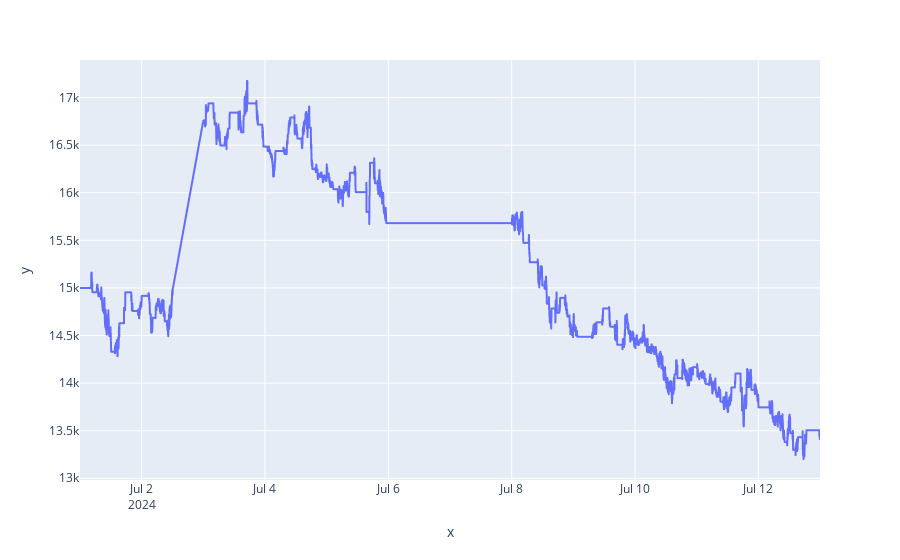

The notebook cell this image was saved under:
### Code cell
import plotly.express as px

y = test_stats._equity_curve.Equity
x = test_stats._equity_curve.index


fig = px.line(x=x, y=y)
fig.update_traces(textposition="bottom right")
fig.show()

### Figure 1 — Plotly figure (JSON) as saved in the notebook; plotly's stock layout.template omitted (floating-point values rounded to 4 significant figures; data arrays with more than 128 entries replaced by an {"elided": "..."} marker saying what was removed)
{"data": [{"hovertemplate": "x=%{x}<br>y=%{y}<extra></extra>", "legendgroup": "", "line": {"color": "#636efa", "dash": "solid"}, "marker": {"symbol": "circle"}, "mode": "lines", "name": "", "showlegend": false, "textposition": "bottom right", "type": "scattergl", "x": {"elided": "13669 str values"}, "xaxis": "x", "y": {"elided": "13669 float values"}, "yaxis": "y"}], "layout": {"legend": {"tracegroupgap": 0}, "margin": {"t": 60}, "xaxis": {"anchor": "y", "domain": [0, 1], "title": {"text": "x"}}, "yaxis": {"anchor": "x", "domain": [0, 1], "title": {"text": "y"}}}}
